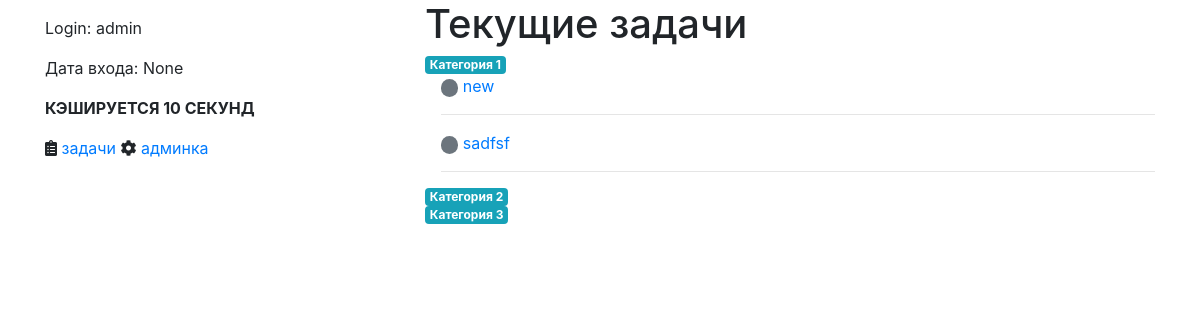
The page /list/ (signed in) on the database as committed earlier.
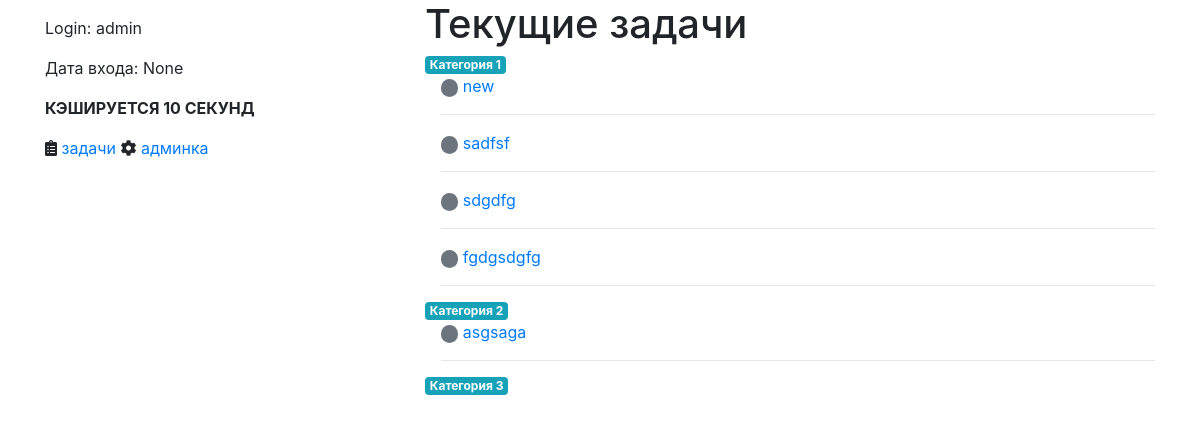
The same page on the database as committed later.
### tasks/models.py (models this page shows, shortened)
class Category(models.Model):
    slug = models.CharField(max_length=128)
    name = models.CharField(max_length=256)
    todos_count = models.PositiveIntegerField(default=0)
    class Meta:
        verbose_name = 'Категория'
        verbose_name_plural = 'Категории'

class TodoItem(models.Model):
    description = models.TextField("описание")
    is_completed = models.BooleanField("выполнено", default=False)
    created = models.DateTimeField(auto_now_add=True)
    updated = models.DateTimeField(auto_now=True)
    owner = models.ForeignKey(User, on_delete=models.CASCADE, verbose_name='Пользователь')
    priority = models.ForeignKey(Priority,
                                 on_delete=models.DO_NOTHING, related_name="priority",
                                 default=Priority.objects.filter(name="Средний приоритет").first()
                                 )
    category = models.ManyToManyField(Category, blank=True)
    class Meta:
        verbose_name_plural = "Задачи"

### tasks/views.py (the view)
# urls.py: path("list/", views.TaskListView.as_view(), name="list"),
class TaskListView(ListView):
    if not cache.get('date_open'):
        cache.set('date_open', datetime.datetime.now().ctime(), 10)
    model = TodoItem
    context_object_name = "tasks"
    template_name = "tasks/list.html"
    def get_queryset(self):
        u = self.request.user
        qs = super().get_queryset()
        return qs.filter(owner=u)
    def get_context_data(self, **kwargs):
        context = super().get_context_data(**kwargs)
        user_tasks = self.get_queryset()
        categories = Category.objects.all()
        query_list = []
        for task in user_tasks:
            for cat in task.category.through.objects.all().order_by('id'):
                query_list.append(cat)
            break
        context['trough'] = query_list
        context['cache'] = cache.get('date_open')
        context['categories'] = categories
        return context

### tasks/templates/tasks/list.html (shortened to what this page needs)
{% extends "base.html" %}
{% load static %}
{% block main_content %}
  <h1>Текущие задачи</h1>
    <ul class="list-inline">
    {% for cat in categories %}
      <li class="list-inline-item">
        <span class="badge badge-info">{{ cat.name }}</span>
      </li>
      <ul id="todo-list" class="list-unstyled ml-3">
      {% for id_cat in trough %}
          {% if id_cat.category_id == cat.id %}
              {% for task in tasks %}
                  {% if task.id == id_cat.todoitem_id %}
                    {% if task.priority.name == "Высокий приоритет" %}
                      <span class="badge badge-pill badge-danger">&nbsp;</span>
                    {% elif task.priority.name == "Средний приоритет" %}
                      <span class="badge badge-pill badge-secondary">&nbsp;</span>
                    {% elif task.priority.name == "Низкий приоритет" %}
                      <span class="badge badge-pill badge-success">&nbsp;</span>
                    {% endif %}
                      <a href={% url "tasks:details" task.id %}>{{ task.description }}</a>
                      <hr/>
                  {% endif %}
              {% endfor %}
          {% endif %}
      {% endfor %}
      </ul>
    {% endfor %}
    </ul>
{% endblock %}

Rows that differ between the two databases and show on the page:
added TodoItem: description "sdgdfg"
added TodoItem: description "fgdgsdgfg"
added TodoItem: description "asgsaga"
